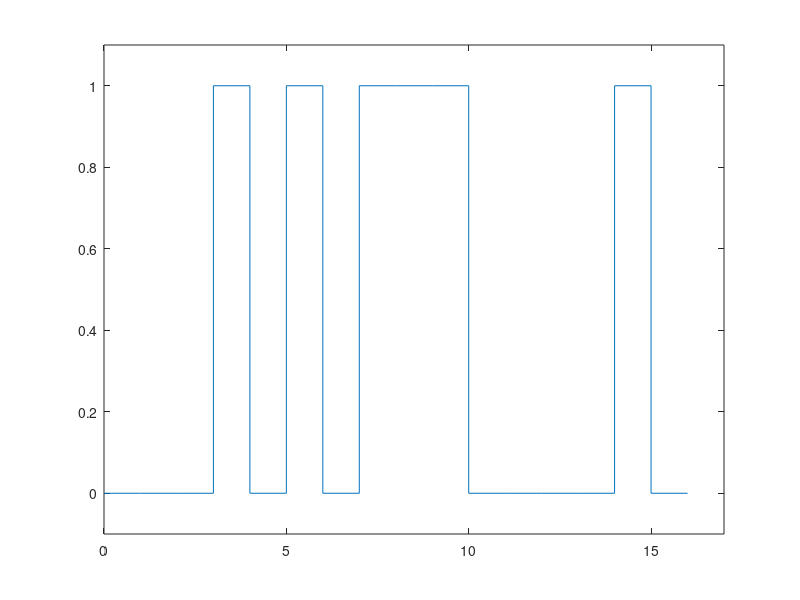
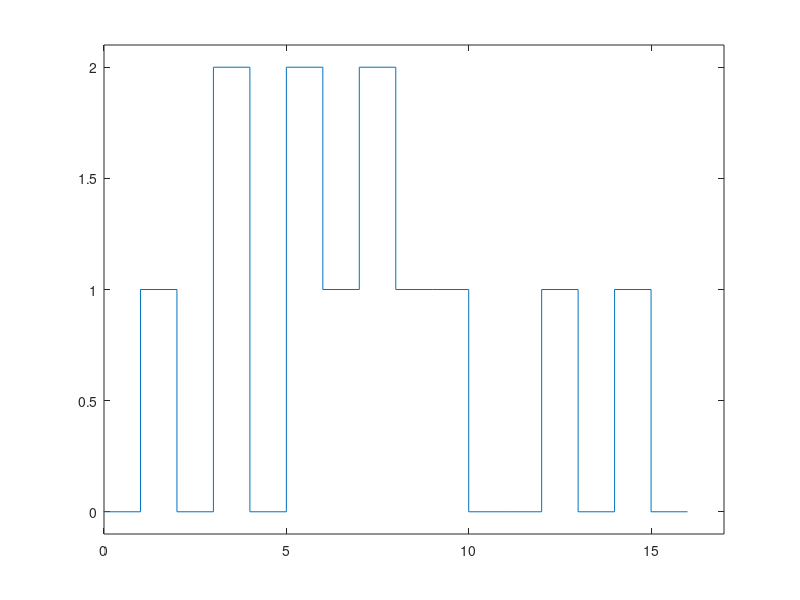
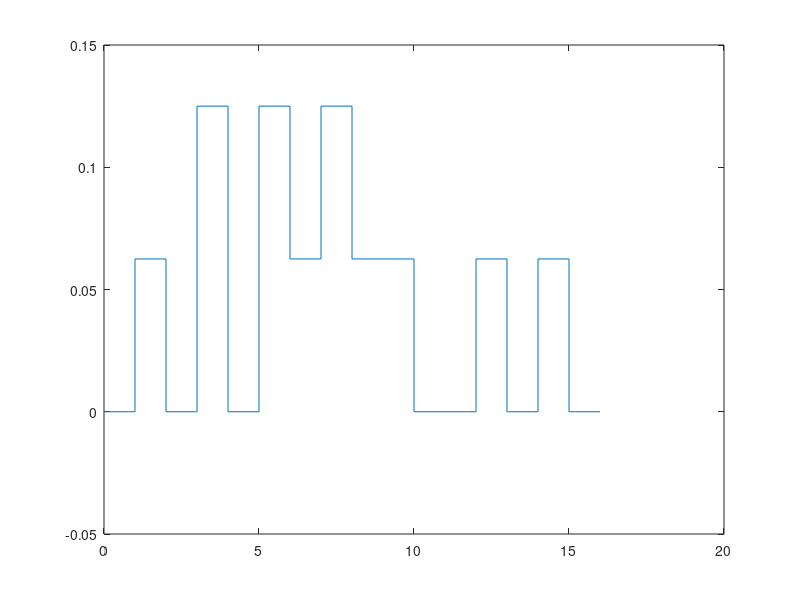

Source code (MATLAB) for these figures, in order:
close all;
clear; clc;

x = zeros(1,17);
x(4) = 1;
x(6) = 1;
x(8) = 1;
x(9) = 1;
x(10) = 1;
x(15) = 1;
figure;
t = 0:16;
stairs(t, x);
axis([0 17 -0.1 1.1]);

y = zeros(1, 17);
y(1) = 1;
y(3) = 1;

[r, lag] = xcorr(x, y);
figure;
stairs(lag, r);
axis([0 17 -0.1 2.1]);

X = fft(x);
Y = conj(fft(y));
XY = Y .* X;
r = ifft(XY)/16;
figure;
stairs(t, r);

N = 500000;
s1 = randint(1, N, [0,1]);
s2 = randint(1, N, [0,1]);
tic;
r1 = xcorr(s1, s2);
t1 = toc;

tic;
S1 = fft(s1);
S2 = conj(fft(s2));
S1S2 = S2 .* S1;
r2 = ifft(S1S2)/N;
t2 = toc;

disp(t1);
disp(t2);
